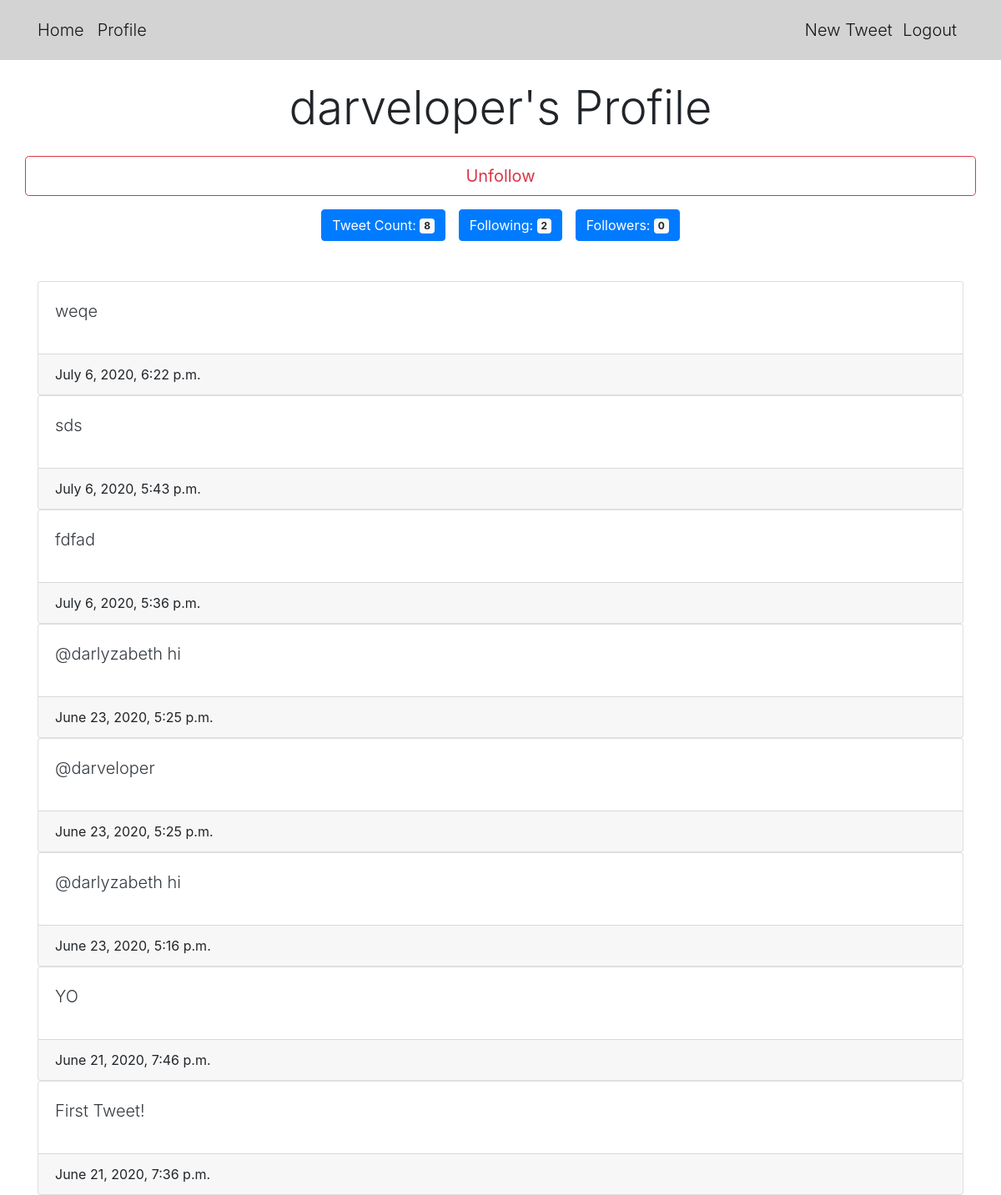
/user/1 (signed in), run on an earlier commit of the app's database.
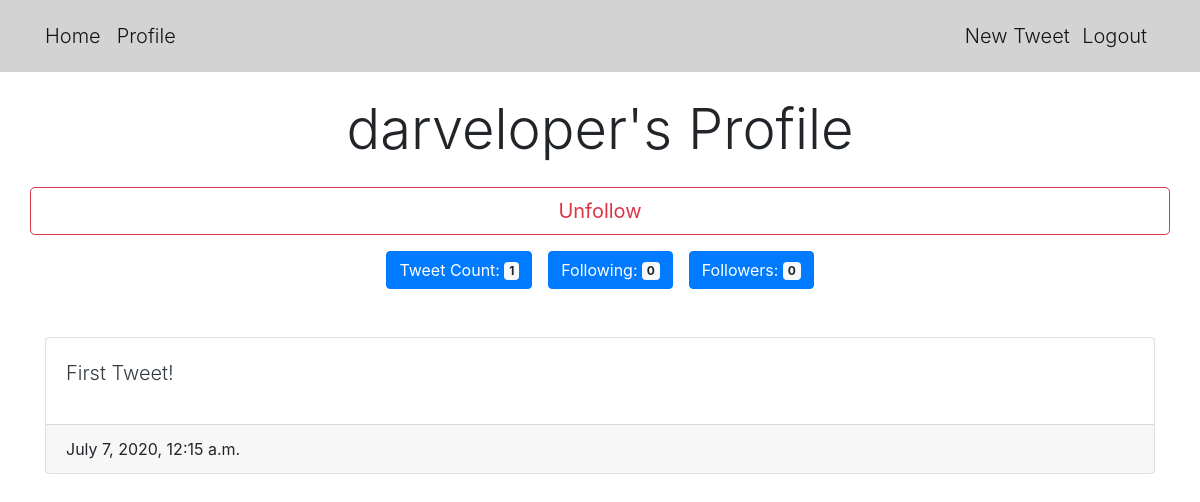
And on a later commit of the database.
### twitteruser/models.py (models this page shows, shortened)
class CustomUser(AbstractBaseUser):
    email = models.EmailField(
        verbose_name='email address',
        max_length=255,
        unique=True
    )
    username = models.CharField(
        verbose_name='username',
        max_length=100,
        unique=True
    )
    followers = models.ManyToManyField('self', symmetrical=False, related_name='user_followers')
    following = models.ManyToManyField('self', symmetrical=False, related_name='user_following')
    active = models.BooleanField(default=True)
    staff = models.BooleanField(default=False)
    admin = models.BooleanField(default=False)
    USERNAME_FIELD = 'username'
    REQUIRED_FIELDS = ['email']
    @property
    def is_active(self):
        return self.active
    objects = UserManager()

### tweet/models.py (models this page shows)
class Tweet(models.Model):
    author = models.ForeignKey(CustomUser, default=None, on_delete=models.CASCADE)
    text = models.CharField(max_length=140)
    post_date = models.DateTimeField(default=timezone.now)
    def __str__(self):
        return self.text

### twitteruser/views.py (the view)
# urls.py: path('user/<int:user_id>', user_view),
def user_view(request, user_id):
    user = CustomUser.objects.get(id=user_id)
    tweets = Tweet.objects.filter(author=user).order_by("-post_date")
    logged_in_user = CustomUser.objects.get(id=request.user.id)
    is_following = logged_in_user.following.filter(id=user_id).exists()
    is_follower = logged_in_user.followers.all()
    return render(request, 'userpage.html', {
        'user': user,
        'tweets': tweets,
        'is_following': is_following,
        'is_follower': is_follower
    })

### twitteruser/templates/userpage.html
{% extends 'base.html' %}
{% block content %}
<div class="container-fluid">
    <h1 class="text-center display-4 mt-4 mb-4">{{user.username}}'s Profile</h1>
    {% if user.id != request.user.id %}
        {% if not is_following %}
            <a class="follow-link" href="/follow/{{user.id}}"><button class="btn btn-outline-success btn-lg btn-block mb-3">Follow</button></a>
        {% else %}
            <a class="follow-link" href="/unfollow/{{user.id}}"><button class="btn btn-outline-danger btn-lg btn-block mb-3">Unfollow</button></a>
        {% endif %}
    {% endif %}
    <div class="d-flex justify-content-center mb-5">
        <button type="button" class="btn btn-primary mx-2">
            Tweet Count: <span class="badge badge-light">{{tweets|length}}</span>
        </button>
        <button type="button" class="btn btn-primary mx-2">
            Following: <span class="badge badge-light">{{user.following.count}}</span>
        </button>
        <button type="button" class="btn btn-primary mx-2">
            Followers: <span class="badge badge-light">{{user.followers.count}}</span>
        </button>
    </div>
    <div class="container-fluid">
        {% for tweet in tweets %}
        <div class="card">
            <div class="card-body">
                <p><a class="lead text-dark" href='/tweet/{{tweet.id}}'>{{tweet}}</a></p>
            </div>
            <div class="card-footer">
                <span class="">{{tweet.post_date}}</span>
            </div>
        </div>
        {% endfor %}
    </div>
</div>
{% endblock %}

### twitteruser/templates/base.html (shortened to what this page needs)
<!DOCTYPE html>
<html>
<head>
    <link rel="stylesheet" href="https://stackpath.bootstrapcdn.com/bootstrap/4.5.0/css/bootstrap.min.css">
</head>
<body>
    <center>
        <nav class="navbar navbar-expand-lg navbar-light" style="background-color: lightgray;">
            <div class="container">
                <ul class="nav navbar-nav">
                {% if request.user.is_authenticated %}
                    <li><a class="lead navbar-brand" href="/">Home</a></li>
                    <li><a class="lead navbar-brand" href="/user/{{request.user.id}}">Profile</a></li>
                </ul>
                <span class="navbar-text">
                    <a class="lead navbar-brand mr-sm-2" href="/add/">New Tweet</a>
                    <a class="lead navbar-brand mr-sm-2" href="/logout">Logout</a>
                </span>
                {% else %}
                <li><a class="lead navbar-brand">Welcome To My Twitter-Clone!</a></li>
                {% endif %}
            </div>
        </nav>
    </center>
    <div class="container-fluid">
            {% block content %}
            {% endblock %}
    </div>
</body>
</html>

What changed in the data, as far as the page shows it:
removed Tweet: text "weqe", post_date "July 6, 2020, 6:22 p.m."
removed Tweet: text "sds", post_date "July 6, 2020, 5:43 p.m."
removed Tweet: text "fdfad", post_date "July 6, 2020, 5:36 p.m."
removed Tweet: text "@darlyzabeth hi", post_date "June 23, 2020, 5:25 p.m."
removed Tweet: text "@darveloper", post_date "June 23, 2020, 5:25 p.m."
removed Tweet: text "@darlyzabeth hi", post_date "June 23, 2020, 5:16 p.m."
no longer on this page (row edited): Tweet: text "YO", post_date "June 21, 2020, 7:46 p.m."
changed CustomUser "darveloper": following.count "2" → "0"
changed Tweet "First Tweet!": post_date "June 21, 2020, 7:36 p.m." → "July 7, 2020, 12:15 a.m."
Also different on the page:
{{ tweets|length }}: "8" → "1"
